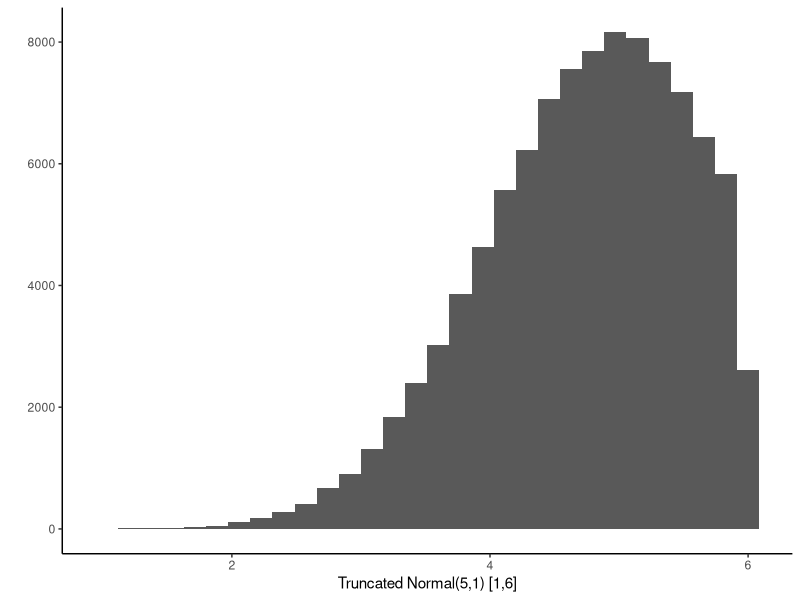
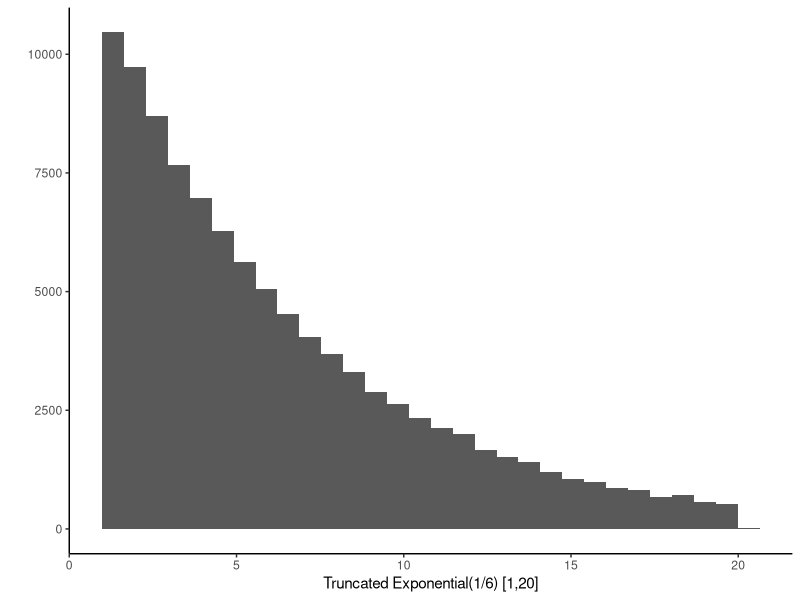
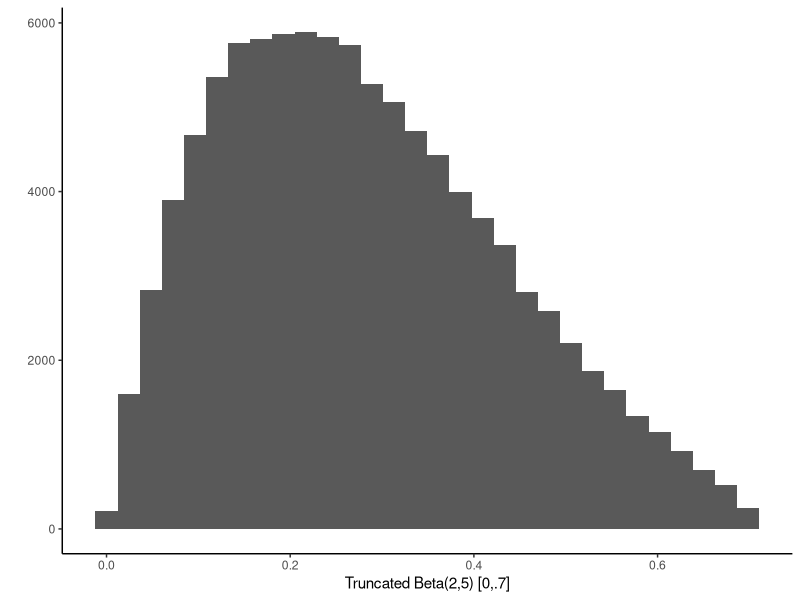
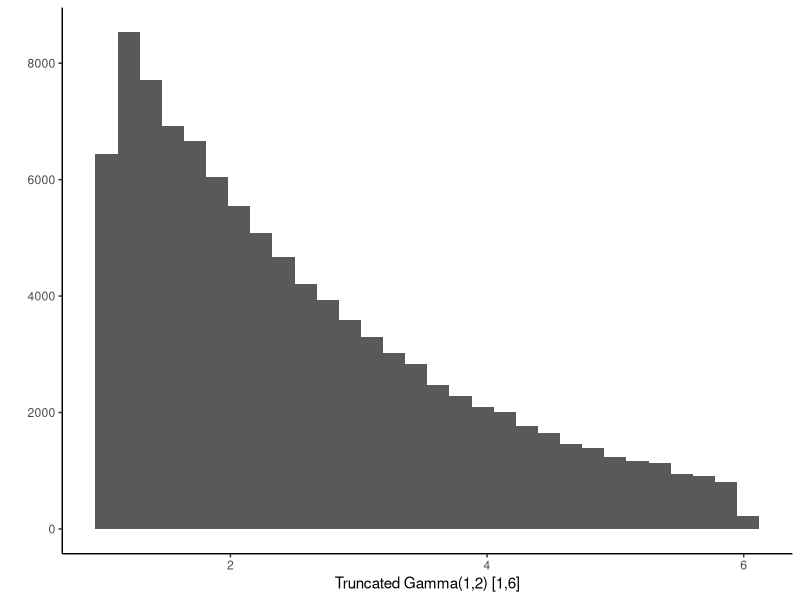

R code for these plots, in order:

####~~~~~~~~~~~~~~~~~~~~~~~~~~~~~~~~~~~~~~~~~~~~~~~~~~~~~~~~~~~~~~~~~~~~~~~~~~~
### Sampling from Truncated Distributions 
###
### Purpose
###  * Provide a general function to sample from truncated forms of
###    standard R distribution functions, e.g. rnorm() 
###
### Primary Creator(s): Joe Tidwell (jtidwell@umd.edu)
####~~~~~~~~~~~~~~~~~~~~~~~~~~~~~~~~~~~~~~~~~~~~~~~~~~~~~~~~~~~~~~~~~~~~~~~~~~~

# For plotting
library(ggplot2)
# Sets a 'prettier' default plot format
theme_set(theme_classic())


rgentrunc <- function(dist.name, n, a = -Inf, b = Inf, ...) {
# Draw random samples from truncated distribution function
#
# n          # of samples
# dist.name  base distribution name for R functions, e.g. "norm"
# a          lower bound for truncation
# b          upper bound for truncation
# ...        optional parameters to pass to distribution function

  # Assign CDF of dist.name to F
  # Note: F is a function, not a variable
  # E.g. if dist.name = 'norm', then F() is the same as pnorm()
  F  <- eval(parse(text = paste0("p",dist.name)))

  # Assign Inverse CDF of dist.name to Q
  # Note: Q is a function, not a variable
  Q  <- eval(parse(text = paste0("q",dist.name)))

  # Draw n samples from truncated distribution
  Q(runif(n, min=F(a, ...), max=F(b, ...)), ...)
}


# Example with Gaussian distribution
sample <- rgentrunc("norm", n=1e5, a=1, b=6, mean=5, sd=1)

# Don't have to specify parameter names if you know the order
# E.g.: sample <- rgentrunc("norm",1e5,1,6,5,1)
# Note: This is equivalent to 
#       qnorm(runif(1e5,pnorm(1,5,1),pnorm(6,5,1)))

qplot(x=sample, geom='histogram') +
  labs(x="Truncated Normal(5,1) [1,6]")

# Example with Exponential distribution
sample <- rgentrunc("exp", n=1e5, 1, 20, 1/6)
qplot(x=sample, geom='histogram') +
  labs(x="Truncated Exponential(1/6) [1,20]")

# Example with Beta distribution
sample <- rgentrunc("beta", n=1e5, 0, .7, 2,5)
qplot(x=sample, geom='histogram') +
  labs(x="Truncated Beta(2,5) [0,.7]")

# Example with Gamma distribution
sample <- rgentrunc("gamma", n=1e5, 1, 6, 1,1/2)
qplot(x=sample, geom='histogram') +
  labs(x="Truncated Gamma(1,2) [1,6]")

